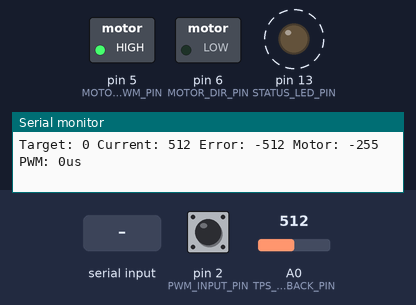
Bench run of a sketch on a simulated Arduino Uno, built with avr-gcc and run on an emulated ATmega328P. On the bench: switched loads named in the sketch (green lamp = pin HIGH), output pins drawn as LEDs (lit = HIGH), the last lines printed to the serial monitor. Dashed ring = blinking. Inputs (shaded band) come from the test bench; at power-on: A0 (TPS_FEEDBACK_PIN) = 512, pin 2 (PWM_INPUT_PIN) HIGH.

Above: at 2.4 s.
2.5 s: A0 (TPS_FEEDBACK_PIN) set to 306
At 2.76 s:
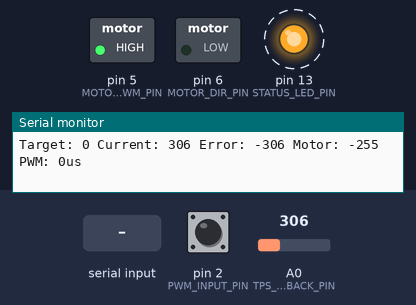
5.5 s: A0 (TPS_FEEDBACK_PIN) set to 122
At 5.75 s:
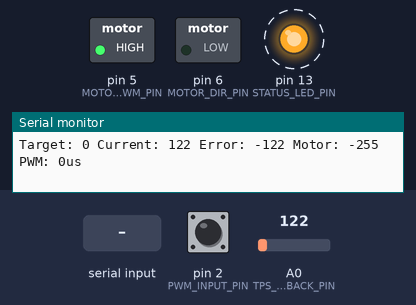
8.5 s: "KI=\n" received over Serial
At 8.9 s:
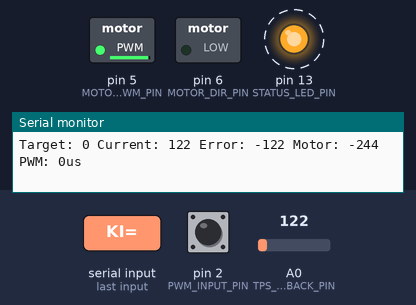
11.5 s: A0 (TPS_FEEDBACK_PIN) set to 0
At 11.75 s:
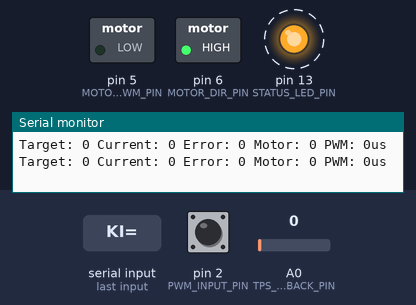
Timing chart, 0 to 21.5 s (numbered marks = the images above; inputs shaded):
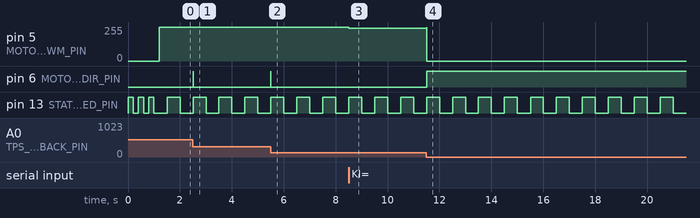

Measured:
- after the input at 2.5 s, pin 6 (MOTOR_DIR_PIN): LOW → HIGH at once, → LOW 0.01 s later
- after the input at 5.5 s, pin 6 (MOTOR_DIR_PIN): LOW → HIGH at once, → LOW 0.01 s later
- after the input at 8.5 s, pin 5 (MOTOR_PWM_PIN): 255/255 → 244/255 at once
- after the input at 11.5 s, pin 5 (MOTOR_PWM_PIN): 244/255 → 0/255 at once; pin 6 (MOTOR_DIR_PIN): LOW → HIGH at once
- by itself, pin 13 (STATUS_LED_PIN): alternates HIGH for 0.50 s and LOW for 0.50 s

The sketch:

IAC_Servo_Controller.ino
```cpp
/*
 * IAC Servo Controller for Bosch Monopoint System
 *
 * This Arduino acts as a servo controller for the Bosch 0132008600 throttle actuator.
 * It takes PWM input from Speeduino's idle output and uses Track 1 of the Bosch 3437022 TPS
 * for position feedback to achieve precise idle throttle control.
 *
 * Hardware:
 * - Bosch 0132008600 DC motor actuator (4-pin: Motor+, Motor-, CTS, CTS)
 * - Bosch 3437022 TPS (5-pin: GND, Track1, unused, Track2, +5V)
 * - H-Bridge motor driver (e.g., L298N or similar, 5A+ capability)
 * - Arduino Uno/Nano
 *
 * Wiring:
 * - Pin 2: PWM input from Speeduino idle output (OPEN DRAIN - internal pull-up enabled)
 * - Pin A0: TPS Pin 2 (Track 1) feedback (0-5V)
 * - Pins 5,6: H-Bridge motor control (PWM + Direction)
 * - Pin 13: Status LED
 *
 * TPS Connections (3437022 5-pin):
 * - Pin 1: Ground
 * - Pin 2: Track 1 output (0-5V) -> Arduino A0 [Servo Feedback]
 * - Pin 3: Not used
 * - Pin 4: Track 2 output (0-5V) -> Speeduino TPS input [Main TPS Signal]
 * - Pin 5: +5V supply
 *
 * Motor Connections (0132008600 4-pin):
 * - Pin 1: Motor + → H-Bridge Output A
 * - Pin 2: Motor - → H-Bridge Output B
 * - Pin 3: CTS idle switch (not used)
 * - Pin 4: CTS idle switch (not used)
 *
 * PWM Input Circuit:
 * Speeduino PWM (Open Drain) -----> Arduino Pin 2 (internal pull-up enabled)
 *
 * Author: Arduino IAC Controller
 * Version: 1.0
 * Date: 2024
 */

// Pin definitions
const int PWM_INPUT_PIN = 2;        // PWM input from Speeduino (open drain, internal pull-up)
const int TPS_FEEDBACK_PIN = A0;    // TPS Pin 2 (Track 1) analog input
const int MOTOR_PWM_PIN = 5;        // Motor PWM output
const int MOTOR_DIR_PIN = 6;        // Motor direction output
const int STATUS_LED_PIN = 13;      // Status LED

// PID Controller parameters
float Kp = 2.0;    // Proportional gain
float Ki = 0.5;    // Integral gain
float Kd = 0.1;    // Derivative gain

// PID variables
float previousError = 0;
float integral = 0;
unsigned long lastTime = 0;

// PWM measurement variables
volatile unsigned long pwmRiseTime = 0;
volatile unsigned long pwmPulseWidth = 0;
volatile bool newPwmData = false;

// Motor control variables
int targetPosition = 0;     // Target position (0-1023)
int currentPosition = 0;    // Current TPS feedback position
int motorOutput = 0;        // Motor PWM output (-255 to +255)

// Timing variables
unsigned long lastControlUpdate = 0;
unsigned long lastSerialOutput = 0;
const unsigned long CONTROL_INTERVAL = 10;  // 10ms control loop
const unsigned long SERIAL_INTERVAL = 100;  // 100ms serial output

// Safety and calibration
const int MIN_POSITION = 0;     // Minimum TPS position
const int MAX_POSITION = 1023;  // Maximum TPS position
const int DEADBAND = 5;         // Position deadband to prevent oscillation
bool motorEnabled = true;       // Motor enable flag

void setup() {
  Serial.begin(115200);

  // Configure pins
  pinMode(PWM_INPUT_PIN, INPUT_PULLUP);  // Enable internal pull-up for open drain PWM
  pinMode(TPS_FEEDBACK_PIN, INPUT);
  pinMode(MOTOR_PWM_PIN, OUTPUT);
  pinMode(MOTOR_DIR_PIN, OUTPUT);
  pinMode(STATUS_LED_PIN, OUTPUT);

  // Attach interrupt for PWM measurement
  attachInterrupt(digitalPinToInterrupt(PWM_INPUT_PIN), pwmInterrupt, CHANGE);

  // Initialize motor to stopped state
  analogWrite(MOTOR_PWM_PIN, 0);
  digitalWrite(MOTOR_DIR_PIN, LOW);

  // Flash LED to indicate startup
  for (int i = 0; i < 3; i++) {
    digitalWrite(STATUS_LED_PIN, HIGH);
    delay(200);
    digitalWrite(STATUS_LED_PIN, LOW);
    delay(200);
  }

  Serial.println("IAC Servo Controller Started");
  Serial.println("PWM Input: Internal pull-up enabled for open drain signal");
  Serial.println("Kp=" + String(Kp) + " Ki=" + String(Ki) + " Kd=" + String(Kd));

  lastTime = millis();
}

void loop() {
  unsigned long currentTime = millis();

  // Update control loop at fixed interval
  if (currentTime - lastControlUpdate >= CONTROL_INTERVAL) {
    lastControlUpdate = currentTime;

    // Read current position from TPS Track 1
    currentPosition = analogRead(TPS_FEEDBACK_PIN);

    // Update target position from PWM input
    updateTargetFromPWM();

    // Run PID control
    if (motorEnabled) {
      motorOutput = calculatePID(targetPosition, currentPosition);
      driveMotor(motorOutput);
    } else {
      analogWrite(MOTOR_PWM_PIN, 0);
    }

    // Update status LED (blink when active)
    digitalWrite(STATUS_LED_PIN, (currentTime / 500) % 2);
  }

  // Serial output for monitoring
  if (currentTime - lastSerialOutput >= SERIAL_INTERVAL) {
    lastSerialOutput = currentTime;
    printStatus();
  }

  // Check for serial commands
  handleSerialCommands();
}

// PWM interrupt handler
void pwmInterrupt() {
  static unsigned long lastInterruptTime = 0;
  unsigned long currentTime = micros();

  if (digitalRead(PWM_INPUT_PIN) == HIGH) {
    // Rising edge - start of pulse
    pwmRiseTime = currentTime;
  } else {
    // Falling edge - end of pulse
    if (pwmRiseTime > 0) {
      unsigned long pulseWidth = currentTime - pwmRiseTime;

      // Filter out noise (valid PWM should be 1000-2000us)
      if (pulseWidth >= 500 && pulseWidth <= 2500) {
        pwmPulseWidth = pulseWidth;
        newPwmData = true;
      }
    }
  }
}

// Update target position based on PWM input
void updateTargetFromPWM() {
  if (newPwmData) {
    newPwmData = false;

    // Convert PWM pulse width (1000-2000us) to position (0-1023)
    // Speeduino typically outputs 1000-2000us PWM
    if (pwmPulseWidth >= 1000 && pwmPulseWidth <= 2000) {
      targetPosition = map(pwmPulseWidth, 1000, 2000, MIN_POSITION, MAX_POSITION);
      targetPosition = constrain(targetPosition, MIN_POSITION, MAX_POSITION);
    }
  }
}

// PID Controller
int calculatePID(int setpoint, int input) {
  unsigned long now = millis();
  float deltaTime = (now - lastTime) / 1000.0; // Convert to seconds
  lastTime = now;

  // Calculate error
  float error = setpoint - input;

  // Apply deadband to prevent oscillation
  if (abs(error) <= DEADBAND) {
    error = 0;
  }

  // Proportional term
  float proportional = Kp * error;

  // Integral term (with windup protection)
  integral += error * deltaTime;
  integral = constrain(integral, -100, 100); // Prevent integral windup
  float integralTerm = Ki * integral;

  // Derivative term
  float derivative = (error - previousError) / deltaTime;
  float derivativeTerm = Kd * derivative;

  // Calculate total output
  float output = proportional + integralTerm + derivativeTerm;

  // Constrain output to motor limits
  output = constrain(output, -255, 255);

  previousError = error;

  return (int)output;
}

// Drive motor with PWM and direction control
void driveMotor(int output) {
  if (output > 0) {
    // Move in positive direction
    digitalWrite(MOTOR_DIR_PIN, HIGH);
    analogWrite(MOTOR_PWM_PIN, abs(output));
  } else if (output < 0) {
    // Move in negative direction
    digitalWrite(MOTOR_DIR_PIN, LOW);
    analogWrite(MOTOR_PWM_PIN, abs(output));
  } else {
    // Stop motor
    analogWrite(MOTOR_PWM_PIN, 0);
  }
}

// Print status information
void printStatus() {
  Serial.print("Target: ");
  Serial.print(targetPosition);
  Serial.print(" Current: ");
  Serial.print(currentPosition);
  Serial.print(" Error: ");
  Serial.print(targetPosition - currentPosition);
  Serial.print(" Motor: ");
  Serial.print(motorOutput);
  Serial.print(" PWM: ");
  Serial.print(pwmPulseWidth);
  Serial.print("us");
  if (!motorEnabled) Serial.print(" [DISABLED]");
  Serial.println();
}

// Handle serial commands for tuning and control
void handleSerialCommands() {
  if (Serial.available()) {
    String command = Serial.readStringUntil('\n');
    command.trim();

    if (command.startsWith("KP=")) {
      Kp = command.substring(3).toFloat();
      Serial.println("Kp set to " + String(Kp));
    }
    else if (command.startsWith("KI=")) {
      Ki = command.substring(3).toFloat();
      Serial.println("Ki set to " + String(Ki));
    }
    else if (command.startsWith("KD=")) {
      Kd = command.substring(3).toFloat();
      Serial.println("Kd set to " + String(Kd));
    }
    else if (command == "ENABLE") {
      motorEnabled = true;
      Serial.println("Motor enabled");
    }
    else if (command == "DISABLE") {
      motorEnabled = false;
      analogWrite(MOTOR_PWM_PIN, 0);
      Serial.println("Motor disabled");
    }
    else if (command == "STATUS") {
      Serial.println("=== IAC Controller Status ===");
      Serial.println("Target: " + String(targetPosition));
      Serial.println("Current: " + String(currentPosition));
      Serial.println("Motor Output: " + String(motorOutput));
      Serial.println("PWM Input: " + String(pwmPulseWidth) + "us");
      Serial.println("PID: Kp=" + String(Kp) + " Ki=" + String(Ki) + " Kd=" + String(Kd));
      Serial.println("Motor: " + String(motorEnabled ? "ENABLED" : "DISABLED"));
    }
    else if (command == "HELP") {
      Serial.println("Available commands:");
      Serial.println("KP=value  - Set proportional gain");
      Serial.println("KI=value  - Set integral gain");
      Serial.println("KD=value  - Set derivative gain");
      Serial.println("ENABLE    - Enable motor control");
      Serial.println("DISABLE   - Disable motor control");
      Serial.println("STATUS    - Show detailed status");
      Serial.println("HELP      - Show this help");
    }
    else {
      Serial.println("Unknown command. Type HELP for available commands.");
    }
  }
}
```
